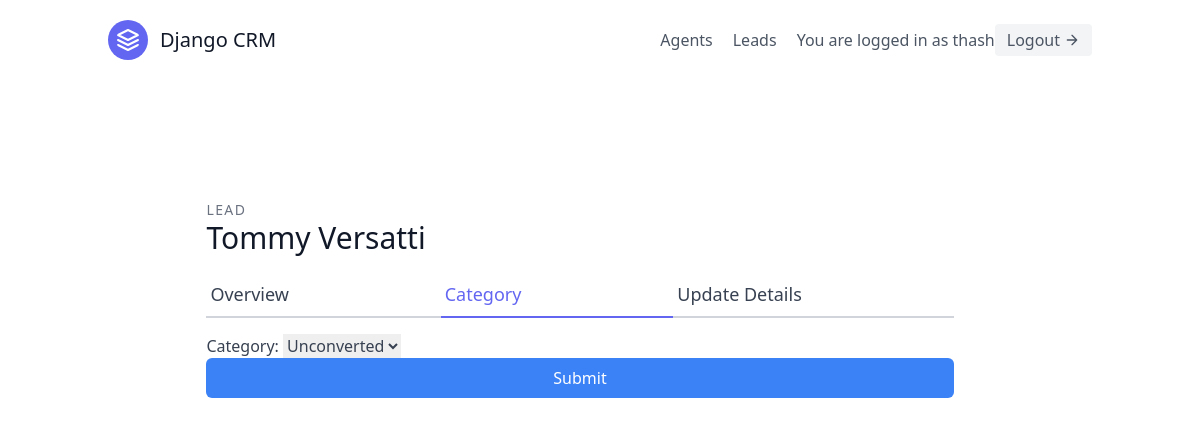
The page /leads/categories/2/update/ (signed in) on the database its author committed.
### leads/models.py (models this page shows, shortened)
class User(AbstractUser):
    is_organiser = models.BooleanField(default=True)
    is_agent = models.BooleanField(default=False)

class Lead(models.Model):
    first_name = models.CharField(max_length=20)
    last_name = models.CharField(max_length=20)
    age = models.IntegerField(default=0)
    agent = models.ForeignKey(Agent, null=True, blank=True, on_delete=models.SET_NULL)
    organisation = models.ForeignKey(UserProfile, on_delete=models.CASCADE)
    category = models.ForeignKey("Category", related_name="leads",  null=True, blank=True, on_delete=models.SET_NULL)
    description = models.TextField()
    date_added = models.DateTimeField(auto_now_add=True)
    phone_number = models.CharField(max_length=20)
    email = models.EmailField()

### leads/views.py (the view, shortened to what this page needs)
# urls.py: path('categories/<int:pk>/update/', views.CategoryUpdateView.as_view(), name='category-update'),
class CategoryUpdateView(LoginRequiredMixin, generic.UpdateView):
    template_name = "leads/category_update.html"
    form_class = LeadCategoryUpdateForm
    def get_queryset(self):
        user = self.request.user
        if user.is_organiser:
            queryset = Lead.objects.filter(organisation=user.userprofile)
        else:
            queryset = Lead.objects.filter(organisation=user.agent.organisation)
            queryset = queryset.filter(agent__user=user)
        return queryset

### leads/forms.py
class LeadCategoryUpdateForm(forms.ModelForm):
    class Meta:
        model = Lead
        fields = ("category",)

### leads/models.py (called while the page is built)
    def __str__(self):
        return self.name

### leads/templates/leads/category_update.html (shortened to what this page needs)
{% extends "base.html" %}
{% load tailwind_filters %}
{% block content %}
<section class="text-gray-700 body-font overflow-hidden">
    <div class="container px-5 py-24 mx-auto">
      <div class="lg:w-4/5 mx-auto flex flex-wrap">
        <div class="w-full lg:pr-10 lg:py-6 mb-6 lg:mb-0">
            <h2 class="text-sm title-font text-gray-500 tracking-widest">LEAD</h2>
            <h1 class="text-gray-900 text-3xl title-font font-medium mb-4">{{ lead.first_name }} {{ lead.last_name }}</h1>
            <div class="flex mb-4">
                <a href="{% url 'leads:detail' lead.pk %}" class="flex-grow border-b-2 border-gray-300 py-2 text-lg px-1">
                    Overview
                </a>
                <a href="{% url 'leads:category-update' lead.pk %}" class="flex-grow text-indigo-500 border-b-2 border-indigo-500 py-2 text-lg px-1">
                    Category
                </a>
                <a href="{% url 'leads:update' lead.pk %}" class="flex-grow border-b-2 border-gray-300 py-2 text-lg px-1">
                    Update Details
                </a>
            </div>
            <form form method="post">
                {{ form|crispy }}
                <button type="submit" class="w-full text-white bg-blue-500 hover:bg-blue-600 px-3 py-2 rounded-md">Submit</button>
            </form>
        </div>
      </div>
    </div>
  </section>
{% endblock content %}

### templates/navbar.html (shortened to what this page needs)
<header class="text-gray-600 body-font">
    <div class="container mx-auto flex flex-wrap p-5 flex-col md:flex-row items-center">
        <a class="flex title-font font-medium items-center text-gray-900 mb-4 md:mb-0" href="{% url 'landing' %}">
            <svg xmlns="http://www.w3.org/2000/svg" fill="none" stroke="currentColor" stroke-linecap="round" stroke-linejoin="round" stroke-width="2" class="w-10 h-10 text-white p-2 bg-indigo-500 rounded-full" viewBox="0 0 24 24">
            <path d="M12 2L2 7l10 5 10-5-10-5zM2 17l10 5 10-5M2 12l10 5 10-5"></path>
            </svg>
            <span class="ml-3 text-xl">Django CRM</span>
        </a>
        <nav class="md:ml-auto flex flex-wrap items-center text-base justify-center">
            {% if request.user.is_organiser %}
            <a href="{% url 'agents:list' %}" class="mr-5 hover:text-gray-900">Agents</a>
            {% endif %}
            <a href="{% url 'leads:list' %}" class="mr-5 hover:text-gray-900">Leads</a>
        </nav>
        {% if request.user.is_authenticated %}
        You are logged in as {{ request.user.username }}
        <a href="{% url 'logout' %}" class="inline-flex items-center bg-gray-100 border-0 py-1 px-3 focus:outline-none hover:bg-gray-200 rounded text-base mt-4 md:mt-0">Logout
            <svg fill="none" stroke="currentColor" stroke-linecap="round" stroke-linejoin="round" stroke-width="2" class="w-4 h-4 ml-1" viewBox="0 0 24 24">
            <path d="M5 12h14M12 5l7 7-7 7"></path>
            </svg>
        </a>
        {% endif %}
    </div>
</header>

### rows shown on the page
User: user.username "thash"
Lead: first_name "Tommy", last_name "Versatti", category "Unconverted"
